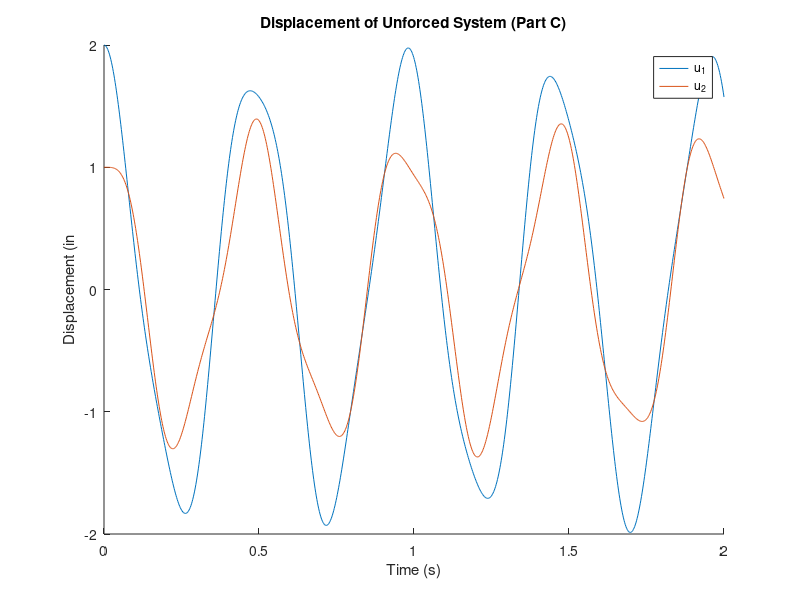
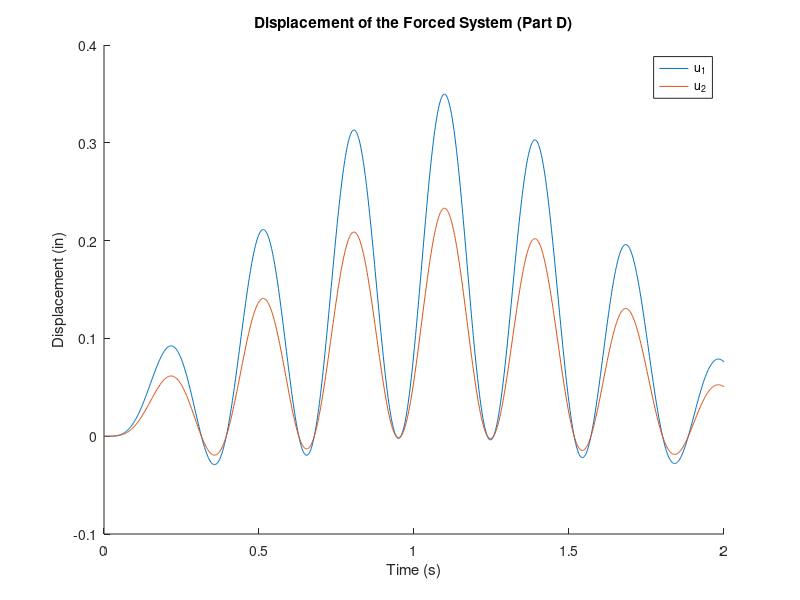
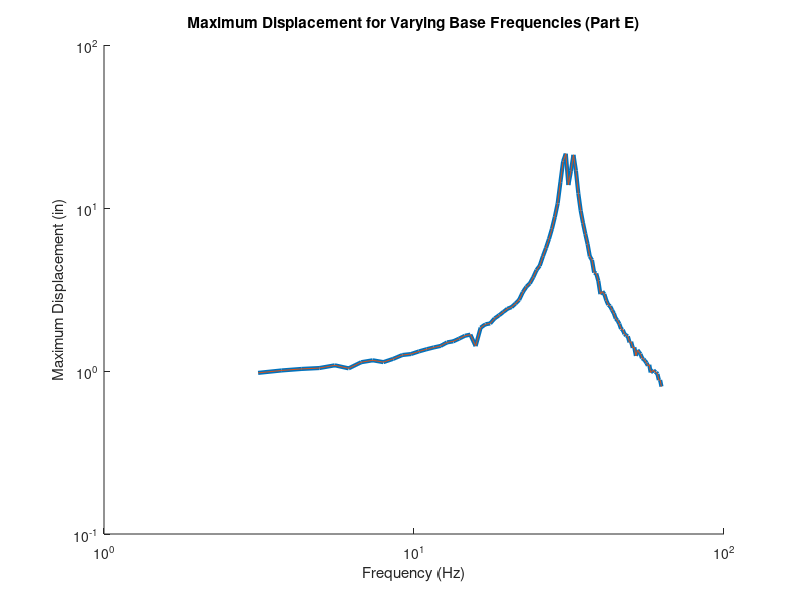

Source code (MATLAB) for these figures, in order:
close all
clear all
clc

%% Part A

% Known Values
K = [1000 -1000; -1000 2000]; % kips/in
M = [2 0; 0 3]; % kip-sec^2/in

% syms Omega_Squared
% det(K - (Omega_Squared)*M)

% Frequencies
omega1 = 10*sqrt(5/3);
omega2 = 10*sqrt(10);

f1 = omega1/(2*pi);
f2 = omega2/(2*pi);

T1 = 1/f1;
T2 = 1/f2;

%% Part B

% Find the eigenvectors
[xi, lambda] = eig(K,M);

% Solve for eigenvalues, phi
Holder_Matrix = (K - (omega1^2)*M);
% syms U12
% Holder_Matrix * [1; U12]
U11 = 1;
U12 = (2/3);
Phi1 = [U11; U12];

Holder_Matrix2 = (K - (omega2^2)*M);
% syms U22
% Holder_Matrix2 * [1; U22]

U21 = 1;
U22 = -1;
Phi2 = [U21; U22];

% Check if orthogonal
if Phi1'*M*Phi2 < 1E-9 && Phi1'*K*Phi2 < 1E-9
    fprintf('Orthogonal to M and K\n')
end

M1 = Phi1'*M*Phi1;
M2 = Phi2'*M*Phi2;
K1 = Phi1'*K*Phi1;
K2 = Phi2'*K*Phi2;

c1 = sqrt(3/10);
c2 = sqrt(1/5);
Phi1 = Phi1*c1;
Phi2 = Phi2*c2;

Nodal_Matrix = [Phi1(1) Phi2(1); Phi1(2) Phi2(2)];

%% Part C

% Particular = (F/(omega^2 - Omega^2))*(sin(Omega*t) - (Omega/omega)*sin(omega*t));
u_0 = [2;1];
v_0 = [0;0];
eta_0 = Nodal_Matrix'*M*u_0;

eta_dot_0 = Nodal_Matrix'*M*v_0;

% syms t
% eta_H_1 = eta_0(1)*cos(omega1*t);
% eta_H_2 = eta_0(2)*cos(omega2*t);
% eta_Mat = [eta_H_1; eta_H_2];
% u_t = Nodal_Matrix*eta_Mat

time = linspace(0,2,1000);

u_t_1_vals = cos(10*10^(1/2)*time)/5 + (3*3^(1/2)*5^(1/2)*6^(1/2)*10^(1/2)*cos((10*3^(1/2)*5^(1/2)*time)/3))/50;
u_t_2_vals = (2^(1/2)*5^(1/2)*6^(1/2)*15^(1/2)*cos((10*3^(1/2)*5^(1/2)*time)/3))/25 - cos(10*10^(1/2)*time)/5;
figure
hold on
plot(time,u_t_1_vals)
plot(time,u_t_2_vals)
xlabel('Time (s)')
ylabel('Displacement (in')
title('Displacement of Unforced System (Part C)')
legend('u_1','u_2')
hold off

%% Part D
Omega = 10; % rad/s

% syms t
% F = 24*sin(Omega*t);
% Particular = (F/(omega1^2 - Omega^2))*(sin(Omega*t) - (Omega/omega1)*sin(omega1*t));
% new_u_matrix = Nodal_Matrix*[Particular;0];

u_1_forced = (9*3^(1/2)*10^(1/2)*sin(10*time).*(sin(10*time) - (3^(1/2)*5^(1/2)*sin((10*3^(1/2)*5^(1/2)*time)/3))/5))/250;
u_2_forced = (3*2^(1/2)*15^(1/2)*sin(10*time).*(sin(10*time) - (3^(1/2)*5^(1/2)*sin((10*3^(1/2)*5^(1/2)*time)/3))/5))/125;

figure
hold on
plot(time,u_1_forced)
plot(time,u_2_forced)
xlabel('Time (s)')
ylabel('Displacement (in)')
title('Displacement of the Forced System (Part D)')
legend('u_1','u_2')
hold off

%% Part E
u_0 = [0;0;0];
v_0 = [0;0;0];

% syms t Omega_E
% p2 = 2000*sin(Omega_E*t);
% % Base_Movement = 2*sin(Omega_E*t);
% eta_p2 = (p2/(omega2^2 - Omega_E^2))*(sin(Omega_E*t) - (Omega_E/omega2)*sin(omega2*t));
% U_Earthquake = Nodal_Matrix*[0;eta_p2];
f_number = linspace(0.5,10,100);
j = 1;
for frequency = f_number
    Omega_E = frequency*2*pi;
    i = 1;
    for time = linspace(0,2,100)
U1(i) = -(400*5^(1/2)*sin(Omega_E*time)*(sin(Omega_E*time) - (10^(1/2)*Omega_E*sin(10*10^(1/2)*time))/100))/(Omega_E^2 - 1000);
U2(i) =  (400*5^(1/2)*sin(Omega_E*time)*(sin(Omega_E*time) - (10^(1/2)*Omega_E*sin(10*10^(1/2)*time))/100))/(Omega_E^2 - 1000);
    i = i + 1;
    end
    Max_Disp_1(j) = max(abs(U1));
    Max_Disp_2(j) = max(abs(U2));
%     fprintf('Freq = %2.5f \n',frequency);
    j = j+1;
end

figure
hold on
loglog(f_number*2*pi,Max_Disp_1,'LineWidth',3)
loglog(f_number*2*pi,Max_Disp_2)
xlabel('Frequency (Hz)')
ylabel('Maximum Displacement (in)')
title('Maximum Displacement for Varying Base Frequencies (Part E)')
hold off
